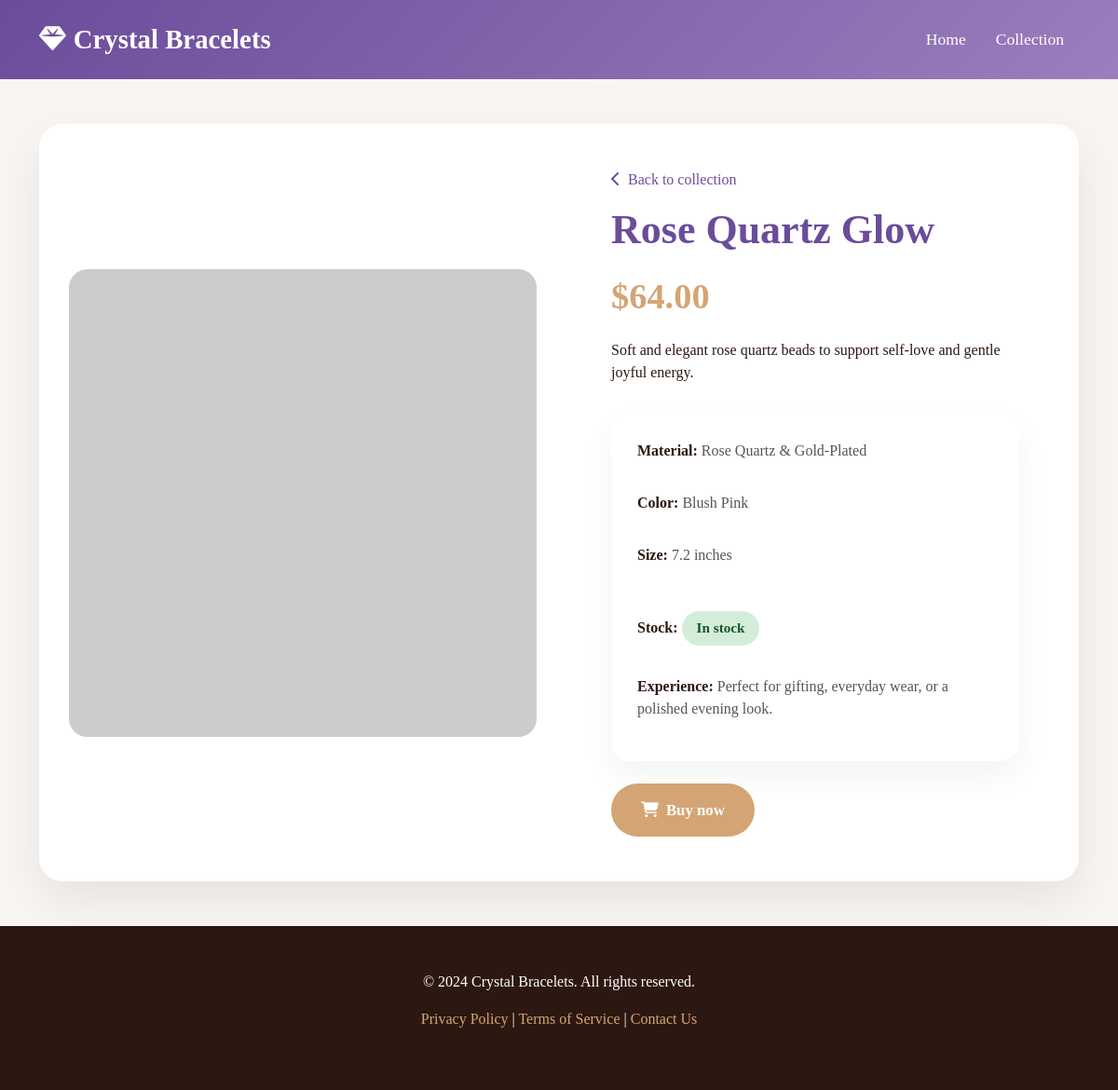
Screenshot of /bracelets/2/ with the database file from the repository.
### bracelets/models.py (models this page shows, shortened)
class Bracelet(models.Model):
    name = models.CharField(max_length=200)
    description = models.TextField()
    price = models.DecimalField(max_digits=10, decimal_places=2)
    material = models.CharField(max_length=100)
    color = models.CharField(max_length=50)
    size = models.CharField(max_length=50)
    stock = models.IntegerField(default=0)
    image = models.ImageField(upload_to='bracelets/', blank=True, null=True)
    image_url = models.URLField(blank=True)
    created_at = models.DateTimeField(auto_now_add=True)
    updated_at = models.DateTimeField(auto_now=True)
    class Meta:
        ordering = ['-created_at']

### bracelets/views.py (the view)
# urls.py: path('<int:pk>/', bracelet_detail, name='bracelet_detail'),
def bracelet_detail(request, pk):
    bracelet = get_object_or_404(Bracelet, pk=pk)
    bracelet.local_image = bracelet_image_map.get(bracelet.name)
    return render(request, 'bracelets/bracelet_detail.html', {'bracelet': bracelet})

### bracelets/templates/bracelets/bracelet_detail.html (shortened to what this page needs)
<!DOCTYPE html>
<html lang="en">
{% load static %}
<head>
    <link href="https://cdn.jsdelivr.net/npm/bootstrap@5.3.0/dist/css/bootstrap.min.css" rel="stylesheet">
    <link rel="stylesheet" href="https://cdnjs.cloudflare.com/ajax/libs/font-awesome/6.4.0/css/all.min.css">
</head>
<body>
    <nav class="navbar navbar-expand-lg">
        <div class="container">
            <a class="navbar-brand" href="/">
                <i class="fas fa-gem me-2"></i>Crystal Bracelets
            </a>
            <div class="collapse navbar-collapse" id="navbarNav">
                <ul class="navbar-nav ms-auto">
                    <li class="nav-item">
                        <a class="nav-link" href="/">Home</a>
                    </li>
                    <li class="nav-item">
                        <a class="nav-link" href="/bracelets/">Collection</a>
                    </li>
                </ul>
            </div>
        </div>
    </nav>
    <section class="container">
        <div class="hero-card">
            <div class="row g-5 align-items-center">
                <div class="col-lg-6">
                    <div class="product-image">
                        {% if bracelet.local_image %}
                            <img src="{% static bracelet.local_image %}" alt="{{ bracelet.name }}" loading="lazy" onerror="this.onerror=null;this.src='https://via.placeholder.com/900x900?text=Bracelet'">
                        {% elif bracelet.image_url %}
                            <img src="{{ bracelet.image_url }}" alt="{{ bracelet.name }}" loading="lazy" onerror="this.onerror=null;this.src='https://via.placeholder.com/900x900?text=Bracelet'">
                        {% elif bracelet.image %}
                            <img src="{{ bracelet.image.url }}" alt="{{ bracelet.name }}" loading="lazy" onerror="this.onerror=null;this.src='https://via.placeholder.com/900x900?text=Bracelet'">
                        {% else %}
                            <img src="https://images.unsplash.com/photo-1611591437281-460bfbe1220a?w=1200" alt="{{ bracelet.name }}" loading="lazy" onerror="this.onerror=null;this.src='https://via.placeholder.com/900x900?text=Bracelet'">
                        {% endif %}
                    </div>
                </div>
                <div class="col-lg-6">
                    <div class="product-info">
                        <a href="/bracelets/" class="back-link mb-3 d-inline-block"><i class="fas fa-chevron-left me-2"></i>Back to collection</a>
                        <h1 class="product-title">{{ bracelet.name }}</h1>
                        <div class="product-price">${{ bracelet.price }}</div>
                        <div class="product-description mb-4">{{ bracelet.description }}</div>
                        <div class="detail-panel">
                            <div class="row gy-3">
                                <div class="col-12 product-feature">
                                    <span class="detail-label">Material:</span>
                                    <span class="detail-value">{{ bracelet.material }}</span>
                                </div>
                                <div class="col-12 product-feature">
                                    <span class="detail-label">Color:</span>
                                    <span class="detail-value">{{ bracelet.color }}</span>
                                </div>
                                <div class="col-12 product-feature">
                                    <span class="detail-label">Size:</span>
                                    <span class="detail-value">{{ bracelet.size }}</span>
                                </div>
                                <div class="col-12 product-feature">
                                    <span class="detail-label">Stock:</span>
                                    {% if bracelet.stock > 10 %}
                                        <span class="stock-status" style="background:#d4edda;color:#155724;">In stock</span>
                                    {% elif bracelet.stock > 0 %}
                                        <span class="stock-status" style="background:#fff3cd;color:#856404;">Limited stock</span>
                                    {% else %}
                                        <span class="stock-status" style="background:#f8d7da;color:#721c24;">Sold out</span>
                                    {% endif %}
                                </div>
                                <div class="col-12 product-feature">
                                    <span class="detail-label">Experience:</span>
                                    <span class="detail-value">Perfect for gifting, everyday wear, or a polished evening look.</span>
                                </div>
                            </div>
                        </div>
                        <a href="mailto:orders@crystalbracelets.com?subject=Order%20{{ bracelet.name|urlencode }}&body=I%20would%20like%20to%20buy%20the%20{{ bracelet.name }}%20bracelet.%20Please%20send%20me%20the%20purchase%20details." class="btn btn-buy mt-4">
                            <i class="fas fa-shopping-cart me-2"></i>Buy now
                        </a>
                    </div>
                </div>
            </div>
        </div>
    </section>
    <footer class="footer">
        <div class="container">
            <p>&copy; 2024 Crystal Bracelets. All rights reserved.</p>
            <p>
                <a href="#">Privacy Policy</a> |
                <a href="#">Terms of Service</a> |
                <a href="#">Contact Us</a>
            </p>
        </div>
    </footer>
</body>
</html>

### bracelets/templates/bracelets/bracelet_detail.html (style rules this page uses)
:root { --primary-color: #6b4c9a; --secondary-color: #9b7ebd; --accent-color: #d4a574; --dark-color: #2c1810; --light-color: #f8f5f2; }
body { font-family: 'Georgia', serif; background-color: var(--light-color); color: #2c1810; }
.navbar { background: linear-gradient(135deg, var(--primary-color), var(--secondary-color)); padding: 1rem 0; }
.navbar-brand { font-size: 1.8rem; font-weight: bold; color: white !important; }
.nav-link { color: white !important; font-size: 1.1rem; margin: 0 0.5rem; }
.hero-card { background: white; border-radius: 25px; padding: 2rem; margin-top: 3rem; box-shadow: 0 20px 50px rgba(0,0,0,0.08); }
.product-image { border-radius: 20px; overflow: hidden; height: 100%; min-height: 420px; background: linear-gradient(135deg, #f5f5f5, #e0e0e0); }
.product-image img { width: 100%; height: 100%; object-fit: cover; }
.product-info { padding: 1rem 2rem; }
.product-title { color: var(--primary-color); font-size: 2.75rem; font-weight: bold; margin-bottom: 1rem; }
.product-price { font-size: 2.4rem; font-weight: bold; color: var(--accent-color); margin-bottom: 1rem; }
.detail-label { font-weight: 700; color: var(--dark-color); }
.detail-value { color: #555; }
.stock-status { display: inline-block; padding: 0.45rem 1rem; border-radius: 999px; margin-top: 1rem; font-weight: 700; font-size: 0.95rem; }
.detail-panel { background: #fff; border-radius: 20px; padding: 1.75rem; margin-top: 2rem; box-shadow: 0 15px 35px rgba(0,0,0,0.05); }
.btn-buy { border-radius: 50px; background: var(--accent-color); color: white; padding: 1rem 2rem; font-size: 1.05rem; font-weight: 700; border: none; }
.product-feature { margin-bottom: 1rem; }
.back-link { color: var(--primary-color); text-decoration: none; }
.footer { background: var(--dark-color); color: white; padding: 3rem 2rem; text-align: center; margin-top: 3rem; }
.footer a { color: var(--accent-color); text-decoration: none; }

### rows the page displays
Bracelet: name "Rose Quartz Glow", price "64.00", description "Soft and elegant rose quartz beads to support self-love and gentle joyful energy.", material "Rose Quartz & Gold-Plated", color "Blush Pink", size "7.2 inches"
